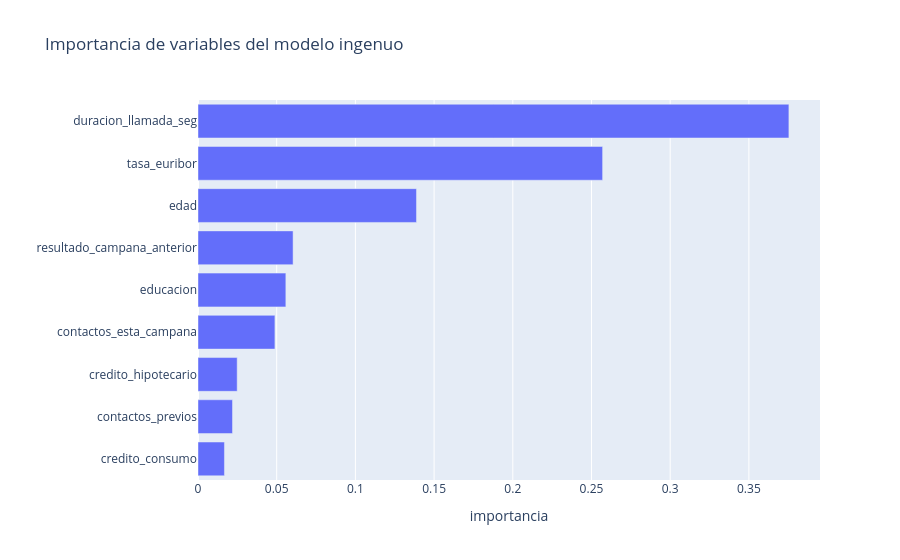

Notebook cell for this chart:
### Code cell
importancias = pd.Series(
    rf_ingenuo[-1].feature_importances_,
    index=rf_ingenuo[:-1].get_feature_names_out(),
).sort_values()
fig = px.bar(importancias, orientation='h',
             title='Importancia de variables del modelo ingenuo',
             labels={'value': 'importancia', 'index': ''})
fig.update_layout(showlegend=False)
fig.show()

### Figure 1 — Plotly figure (JSON) as saved in the notebook; plotly's stock layout.template omitted (floating-point values rounded to 4 significant figures)
{"data": [{"hovertemplate": "variable=0<br>importancia=%{x}<br>=%{y}<extra></extra>", "legendgroup": "0", "marker": {"color": "#636efa", "pattern": {"shape": ""}}, "name": "0", "orientation": "h", "showlegend": true, "textposition": "auto", "type": "bar", "x": [0.01681, 0.02193, 0.02489, 0.04887, 0.05581, 0.06041, 0.1388, 0.2571, 0.3754], "xaxis": "x", "y": ["credito_consumo", "contactos_previos", "credito_hipotecario", "contactos_esta_campana", "educacion", "resultado_campana_anterior", "edad", "tasa_euribor", "duracion_llamada_seg"], "yaxis": "y"}], "layout": {"barmode": "relative", "legend": {"title": {"text": "variable"}, "tracegroupgap": 0}, "showlegend": false, "title": {"text": "Importancia de variables del modelo ingenuo"}, "xaxis": {"anchor": "y", "domain": [0, 1], "title": {"text": "importancia"}}, "yaxis": {"anchor": "x", "domain": [0, 1], "title": {"text": ""}}}}
